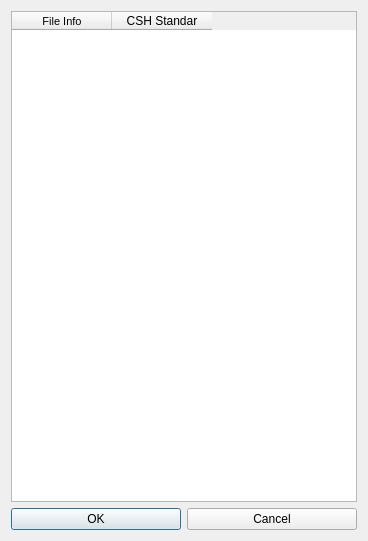
<?xml version="1.0" encoding="UTF-8"?>
<ui version="4.0">
 <class>FileInfoFieldMapping</class>
 <widget class="QDialog" name="FileInfoFieldMapping">
  <property name="geometry">
   <rect>
    <x>0</x>
    <y>0</y>
    <width>368</width>
    <height>541</height>
   </rect>
  </property>
  <property name="windowTitle">
   <string>Dialog</string>
  </property>
  <layout class="QVBoxLayout" name="verticalLayout">
   <item>
    <widget class="QTableWidget" name="tableWidget">
     <property name="dragEnabled">
      <bool>false</bool>
     </property>
     <column>
      <property name="text">
       <string>File Info</string>
      </property>
      <property name="font">
       <font>
        <pointsize>8</pointsize>
       </font>
      </property>
     </column>
     <column>
      <property name="text">
       <string>CSH Standar</string>
      </property>
     </column>
    </widget>
   </item>
   <item>
    <layout class="QHBoxLayout" name="horizontalLayout">
     <property name="sizeConstraint">
      <enum>QLayout::SetDefaultConstraint</enum>
     </property>
     <item>
      <widget class="QPushButton" name="pushButton_2">
       <property name="text">
        <string>OK</string>
       </property>
      </widget>
     </item>
     <item>
      <widget class="QPushButton" name="pushButton">
       <property name="text">
        <string>Cancel</string>
       </property>
      </widget>
     </item>
    </layout>
   </item>
  </layout>
 </widget>
 <resources/>
 <connections/>
</ui>
